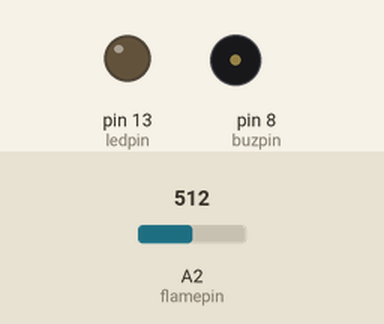
The sketch below on a simulated Arduino Uno, built with avr-gcc and run on an emulated ATmega328P. Shown: output pins drawn as LEDs (lit = HIGH), buzzer (waves = sounding). Dashed ring = blinking. Inputs (shaded band) come from the test bench; at power-on: A2 (flamepin) = 512.

Above: at 1.2 s.
1.3 s: A2 (flamepin) set to 208
2.8 s: A2 (flamepin) set to 187
At 3.5 s:
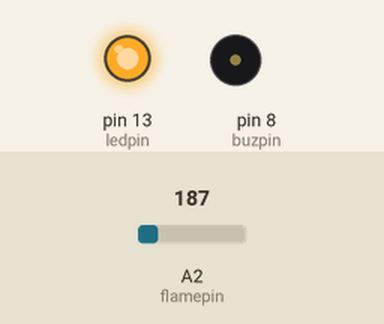
5.8 s: A2 (flamepin) set to 210
At 7.4 s:
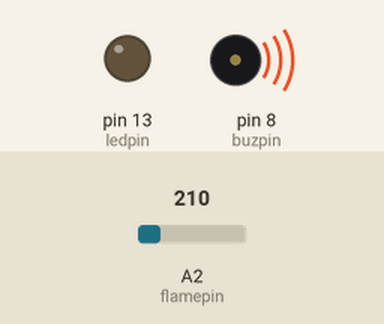
8.8 s: A2 (flamepin) set to 190
At 12.1 s:
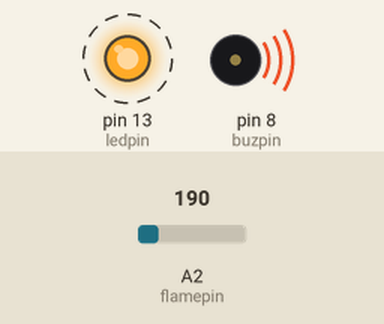
Timing chart, 0 to 12.8 s (numbered marks = the images above; inputs shaded):
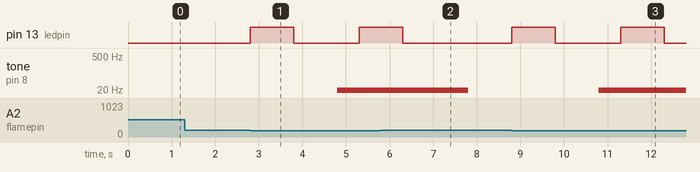

Measured:
- the behaviour switches between 201 and 200 on A2 (flamepin) (found by bisection; images 0 and 1)
- after the input at 1.3 s, every drawn part: stays the same
- after the input at 2.8 s, pin 13 (ledpin): LOW → HIGH at once, → LOW 1.0 s later, → HIGH 1.5 s later; tone on pin 8 (buzpin): silent → 10 Hz after 2.0 s
- after the input at 5.8 s, pin 13 (ledpin): goes on until 6.3 s, then stays LOW; tone on pin 8 (buzpin): 10 Hz → silent after 2.0 s
- after the input at 8.8 s, pin 13 (ledpin): alternates HIGH for 1.0 s and LOW for 1.5 s, starting at once; tone on pin 8 (buzpin): silent → 10 Hz after 2.0 s

The sketch:

flame_sensor.ino
```cpp
const int ledpin=13; // ledpin,flamepin and buzpin are not changed throughout the process
const int flamepin=A2;
const int buzpin=8;
const int threshold=200;// sets threshold value for flame sensor
int flamesensvalue=0; // initialize flamesensor reading
void setup()
{
Serial.begin(9600);
pinMode(ledpin,OUTPUT);
pinMode(flamepin,INPUT);
pinMode(buzpin,OUTPUT);
}
void loop()
{
flamesensvalue=analogRead(flamepin); // reads analog data from flame sensor
if (flamesensvalue<=threshold) { // compares reading from flame sensor with the threshold value
digitalWrite(ledpin,HIGH); //turns on led and buzzer
delay (1000);
digitalWrite(ledpin,LOW);
delay (1000);
tone(buzpin,10);
delay(500); //stops program for 0.5 second
}
else
{
digitalWrite(ledpin,LOW); //turns led off led and buzzer
noTone(buzpin);
}

}
```
